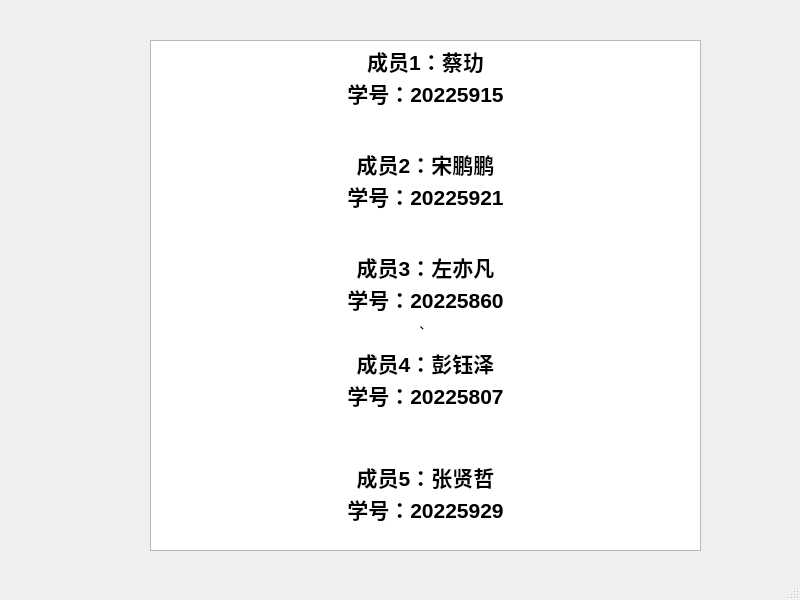
<?xml version="1.0" encoding="UTF-8"?>
<ui version="4.0">
 <class>showus</class>
 <widget class="QMainWindow" name="showus">
  <property name="geometry">
   <rect>
    <x>0</x>
    <y>0</y>
    <width>800</width>
    <height>600</height>
   </rect>
  </property>
  <property name="windowTitle">
   <string>about us</string>
  </property>
  <widget class="QWidget" name="centralwidget">
   <widget class="QTextBrowser" name="textBrowser">
    <property name="geometry">
     <rect>
      <x>150</x>
      <y>40</y>
      <width>551</width>
      <height>511</height>
     </rect>
    </property>
    <property name="html">
     <string>&lt;!DOCTYPE HTML PUBLIC &quot;-//W3C//DTD HTML 4.0//EN&quot; &quot;http://www.w3.org/TR/REC-html40/strict.dtd&quot;&gt;
&lt;html&gt;&lt;head&gt;&lt;meta name=&quot;qrichtext&quot; content=&quot;1&quot; /&gt;&lt;style type=&quot;text/css&quot;&gt;
p, li { white-space: pre-wrap; }
&lt;/style&gt;&lt;/head&gt;&lt;body style=&quot; font-family:'SimSun'; font-size:9pt; font-weight:400; font-style:normal;&quot;&gt;
&lt;p align=&quot;center&quot; style=&quot; margin-top:0px; margin-bottom:0px; margin-left:0px; margin-right:0px; -qt-block-indent:0; text-indent:0px;&quot;&gt;&lt;span style=&quot; font-size:16pt; font-weight:600;&quot;&gt;成员1：蔡玏&lt;/span&gt;&lt;/p&gt;
&lt;p align=&quot;center&quot; style=&quot; margin-top:0px; margin-bottom:0px; margin-left:0px; margin-right:0px; -qt-block-indent:0; text-indent:0px;&quot;&gt;&lt;span style=&quot; font-size:16pt; font-weight:600;&quot;&gt;学号：20225915&lt;/span&gt;&lt;/p&gt;
&lt;p align=&quot;center&quot; style=&quot;-qt-paragraph-type:empty; margin-top:0px; margin-bottom:0px; margin-left:0px; margin-right:0px; -qt-block-indent:0; text-indent:0px;&quot;&gt;&lt;br /&gt;&lt;/p&gt;
&lt;p align=&quot;center&quot; style=&quot;-qt-paragraph-type:empty; margin-top:0px; margin-bottom:0px; margin-left:0px; margin-right:0px; -qt-block-indent:0; text-indent:0px; font-size:16pt; font-weight:600;&quot;&gt;&lt;br /&gt;&lt;/p&gt;
&lt;p align=&quot;center&quot; style=&quot; margin-top:0px; margin-bottom:0px; margin-left:0px; margin-right:0px; -qt-block-indent:0; text-indent:0px;&quot;&gt;&lt;span style=&quot; font-size:16pt; font-weight:600;&quot;&gt;成员2：宋鹏鹏&lt;/span&gt;&lt;/p&gt;
&lt;p align=&quot;center&quot; style=&quot; margin-top:0px; margin-bottom:0px; margin-left:0px; margin-right:0px; -qt-block-indent:0; text-indent:0px;&quot;&gt;&lt;span style=&quot; font-size:16pt; font-weight:600;&quot;&gt;学号：20225921&lt;/span&gt;&lt;/p&gt;
&lt;p align=&quot;center&quot; style=&quot;-qt-paragraph-type:empty; margin-top:0px; margin-bottom:0px; margin-left:0px; margin-right:0px; -qt-block-indent:0; text-indent:0px;&quot;&gt;&lt;br /&gt;&lt;/p&gt;
&lt;p align=&quot;center&quot; style=&quot;-qt-paragraph-type:empty; margin-top:0px; margin-bottom:0px; margin-left:0px; margin-right:0px; -qt-block-indent:0; text-indent:0px; font-size:16pt; font-weight:600;&quot;&gt;&lt;br /&gt;&lt;/p&gt;
&lt;p align=&quot;center&quot; style=&quot; margin-top:0px; margin-bottom:0px; margin-left:0px; margin-right:0px; -qt-block-indent:0; text-indent:0px;&quot;&gt;&lt;span style=&quot; font-size:16pt; font-weight:600;&quot;&gt;成员3：左亦凡&lt;/span&gt;&lt;/p&gt;
&lt;p align=&quot;center&quot; style=&quot; margin-top:0px; margin-bottom:0px; margin-left:0px; margin-right:0px; -qt-block-indent:0; text-indent:0px;&quot;&gt;&lt;span style=&quot; font-size:16pt; font-weight:600;&quot;&gt;学号：20225860&lt;/span&gt;&lt;/p&gt;
&lt;p align=&quot;center&quot; style=&quot; margin-top:0px; margin-bottom:0px; margin-left:0px; margin-right:0px; -qt-block-indent:0; text-indent:0px;&quot;&gt;、&lt;/p&gt;
&lt;p align=&quot;center&quot; style=&quot;-qt-paragraph-type:empty; margin-top:0px; margin-bottom:0px; margin-left:0px; margin-right:0px; -qt-block-indent:0; text-indent:0px;&quot;&gt;&lt;br /&gt;&lt;/p&gt;
&lt;p align=&quot;center&quot; style=&quot; margin-top:0px; margin-bottom:0px; margin-left:0px; margin-right:0px; -qt-block-indent:0; text-indent:0px;&quot;&gt;&lt;span style=&quot; font-size:16pt; font-weight:600;&quot;&gt;成员4：彭钰泽&lt;/span&gt;&lt;/p&gt;
&lt;p align=&quot;center&quot; style=&quot; margin-top:0px; margin-bottom:0px; margin-left:0px; margin-right:0px; -qt-block-indent:0; text-indent:0px;&quot;&gt;&lt;span style=&quot; font-size:16pt; font-weight:600;&quot;&gt;学号：20225807&lt;/span&gt;&lt;/p&gt;
&lt;p align=&quot;center&quot; style=&quot;-qt-paragraph-type:empty; margin-top:0px; margin-bottom:0px; margin-left:0px; margin-right:0px; -qt-block-indent:0; text-indent:0px; font-size:16pt; font-weight:600;&quot;&gt;&lt;br /&gt;&lt;/p&gt;
&lt;p align=&quot;center&quot; style=&quot;-qt-paragraph-type:empty; margin-top:0px; margin-bottom:0px; margin-left:0px; margin-right:0px; -qt-block-indent:0; text-indent:0px; font-size:16pt; font-weight:600;&quot;&gt;&lt;br /&gt;&lt;/p&gt;
&lt;p align=&quot;center&quot; style=&quot; margin-top:0px; margin-bottom:0px; margin-left:0px; margin-right:0px; -qt-block-indent:0; text-indent:0px;&quot;&gt;&lt;span style=&quot; font-size:16pt; font-weight:600;&quot;&gt;成员5：张贤哲&lt;/span&gt;&lt;/p&gt;
&lt;p align=&quot;center&quot; style=&quot; margin-top:0px; margin-bottom:0px; margin-left:0px; margin-right:0px; -qt-block-indent:0; text-indent:0px;&quot;&gt;&lt;span style=&quot; font-size:16pt; font-weight:600;&quot;&gt;学号：20225929&lt;/span&gt;&lt;/p&gt;&lt;/body&gt;&lt;/html&gt;</string>
    </property>
   </widget>
  </widget>
  <widget class="QStatusBar" name="statusbar"/>
 </widget>
 <resources/>
 <connections/>
</ui>
